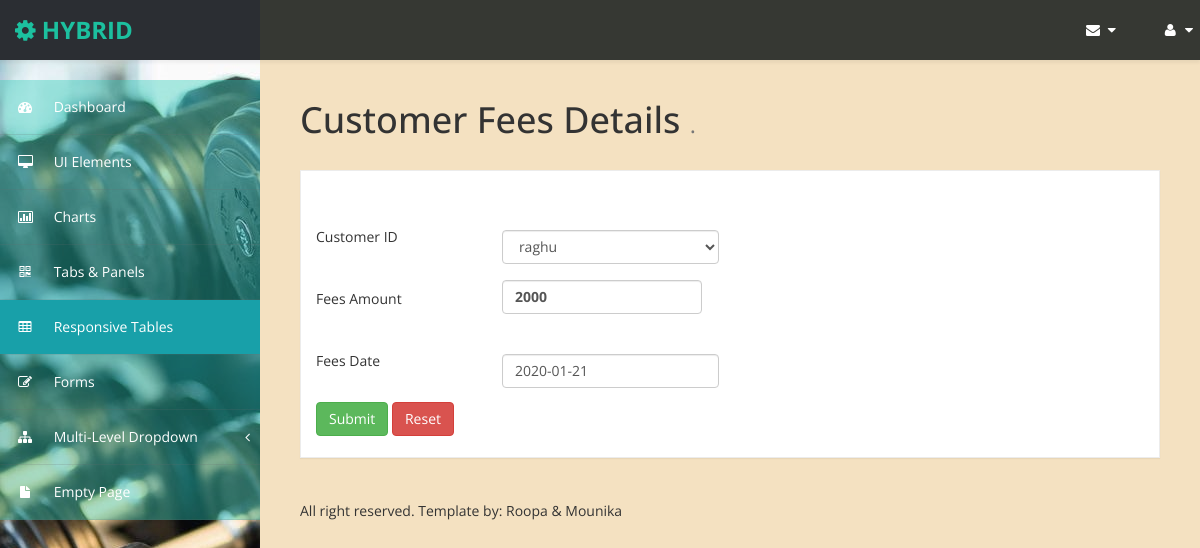
The page /code/customer_fees_details_edit.php?customer_fees_id=19 on the database its author committed.
### tables this page shows
CREATE TABLE `customer_fees_details` (
  `customer_fees_id` int(11) NOT NULL auto_increment,
  `customer_id` int(11) NOT NULL,
  `fees_amount` varchar(100) NOT NULL,
  `fees_date` varchar(100) NOT NULL,
  PRIMARY KEY  (`customer_fees_id`)
);

CREATE TABLE `customer_details` (
  `customer_id` int(100) NOT NULL auto_increment,
  `customer_name` varchar(100) NOT NULL,
  `customer_address` varchar(100) NOT NULL,
  `customer_city` varchar(100) NOT NULL,
  `contact_number` varchar(100) NOT NULL,
  `email_id` varchar(100) NOT NULL,
  `image` varchar(400) NOT NULL,
  `weight` varchar(100) NOT NULL,
  `health_details` varchar(200) NOT NULL,
  `date_of_birth` varchar(100) NOT NULL,
  `gender` varchar(100) NOT NULL,
  `height` varchar(100) NOT NULL,
  PRIMARY KEY  (`customer_id`),
  KEY `customer_id` (`customer_id`)
);

### code/customer_fees_details_edit.php (the view, shortened to what this page needs)
<!DOCTYPE html>
<html xmlns="http://www.w3.org/1999/xhtml">
<head>
   <?php include('medatada.php');?>
   <?php include('header.php');?>
   <?php include('sidebar.php');?>
<body>
        <div id="page-wrapper" >
            <div id="page-inner">
			 <div class="row">
                    <div class="col-md-12">
                        <h1 class="page-header">
                            <span class="style1">Customer Fees Details </span><small>.</small>
                        </h1>
               </div>
              </div>
              <div class="row">
                <div class="col-lg-12">
                    <div class="panel panel-default">
                        <div class="panel-heading">
                            </div>
                        <div class="panel-body">
                            <div class="row">
                                <div class="col-lg-6">
<?php
include('db_connect.php');
$customer_fees_id=$_REQUEST['customer_fees_id'];
 $sql="select * from customer_fees_details where customer_fees_id='$customer_fees_id' ";
$res=mysqli_query($conn,$sql);
$row=mysqli_fetch_array($res);
?>
<form  name="form1" id="formID" method="post"  action="customer_fees_details_update.php">
  <div align="center">
    <div align="center">
      <table width="403" height="240" border="0">
        <tr>
          <td width="131">Customer ID</td>
          <td width="153"><label for="customer_id"></label>
            <select name="customer_id" id="customer_id" class="validate[required] form-control">
              <?php
			 include('db_connect.php');
			 $sql1="select * from customer_details";
			 $res1=mysqli_query($conn,$sql1);
			 while($row1=mysqli_fetch_array($res1))
			 {
			 ?>
              <option value="<?php echo $row1['customer_id'];?>"  <?php if($row1['customer_id']==$row['customer_id']) { ?> selected <?php  } ?>> <?php echo $row1['customer_name'];?> </option>
              <?php
			 }
			 ?>
            </select></td>
        </tr>
        <tr>
          <td>Fees Amount</td>
          <td><label for="textfield2">
            <input name="fees_amount" type="text" id="fees_amount" class="validate[required] form-control"  value="<?php echo $row['fees_amount'];?>" />
          </label></td>
        </tr>
        <tr>
          <td>Fees Date</td>
          <td><label for="fees_date"></label>
          <input name="fees_date" type="text" id="fees_date"  class="validate[required,custom[date]] form-control" value="<?php echo $row['fees_date'];?>" /></td>
        </tr>
        <tr>
          <td colspan="2"><input type="submit" name="button" id="button" value="Submit"  class="btn btn-success" />
          <input type="reset" name="button2" id="button2" value="Reset"  class="btn btn-danger" /></td>
        </tr>
      </table>
      </div>
    </div>
</form>
</div>
                                <div class="col-lg-6">
                                </div>
                            </div>
                        </div>
                    </div>
                </div>
            </div>
			  <?php include('footer.php');?>
			</div>
	<?php include('val.php'); ?>
</body>
</html>

### code/assets/css/custom-styles.css (style rules this page uses)
body { font-family: 'Open Sans', sans-serif; background: #32C2CD url(../img/bg-img.jpg) !important; }
#page-wrapper { padding: 15px 15px; min-height: 600px; background: #f4e1c1; }
#page-inner { width:100%; margin:10px 20px 10px 0px; background-color:transparent; padding:10px; min-height:1200px; }
h1, .h1, h2, .h2, h3, .h3 { margin-top: 7px; margin-bottom: -5px; }
.panel { border-radius:0px; }
#page-wrapper { position: relative; top: 55px; }
.page-header { padding-bottom: 9px; margin: 10px 0 20px; border-bottom: 1px solid transparent; text-align: left; }
.panel-default { border-color: #ECECEC; }
.panel-default > .panel-heading { color: #000; border-color: #FFF; font-weight:bold; background: #FFFFFF; font-size: 16px; padding: 15px 15px 0; }
.panel-heading { border-bottom: 1px solid transparent; border-top-left-radius: 3px; border-top-right-radius: 3px; }
@media (min-width:768px) { #page-wrapper { margin: 0 0 0 260px; padding: 15px 30px; min-height: 1200px; } }

### rows shown on the page
customer_fees_details: customer_id "raghu", fees_amount "2000", fees_date "2020-01-21"
